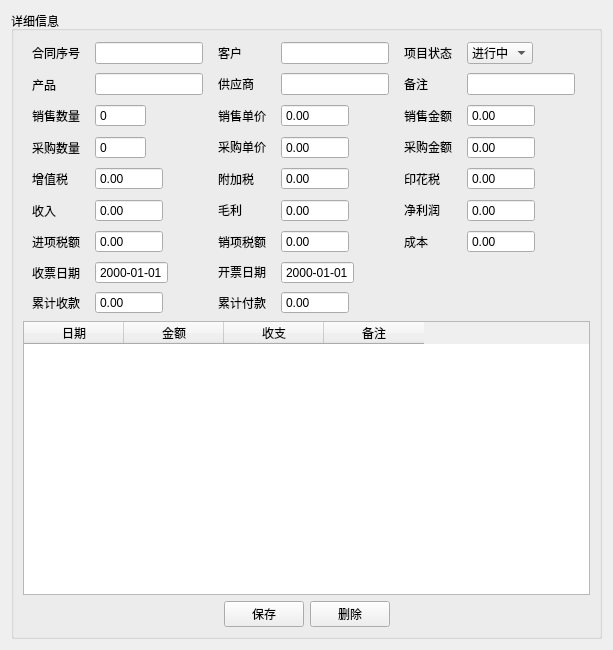
<?xml version="1.0" encoding="UTF-8"?>
<ui version="4.0">
 <class>Form</class>
 <widget class="QWidget" name="Form">
  <property name="geometry">
   <rect>
    <x>0</x>
    <y>0</y>
    <width>613</width>
    <height>650</height>
   </rect>
  </property>
  <property name="windowTitle">
   <string>Form</string>
  </property>
  <layout class="QVBoxLayout" name="verticalLayout_2">
   <item>
    <widget class="QGroupBox" name="groupBox">
     <property name="sizePolicy">
      <sizepolicy hsizetype="Expanding" vsizetype="Expanding">
       <horstretch>0</horstretch>
       <verstretch>0</verstretch>
      </sizepolicy>
     </property>
     <property name="title">
      <string>详细信息</string>
     </property>
     <layout class="QVBoxLayout" name="verticalLayout">
      <item>
       <layout class="QGridLayout" name="gridLayout">
        <item row="0" column="0">
         <widget class="QLabel" name="label">
          <property name="sizePolicy">
           <sizepolicy hsizetype="Fixed" vsizetype="Expanding">
            <horstretch>0</horstretch>
            <verstretch>0</verstretch>
           </sizepolicy>
          </property>
          <property name="text">
           <string>合同序号</string>
          </property>
         </widget>
        </item>
        <item row="0" column="1">
         <widget class="QLineEdit" name="lineEdit_2">
          <property name="sizePolicy">
           <sizepolicy hsizetype="Fixed" vsizetype="Fixed">
            <horstretch>0</horstretch>
            <verstretch>0</verstretch>
           </sizepolicy>
          </property>
         </widget>
        </item>
        <item row="0" column="2">
         <widget class="QLabel" name="label_3">
          <property name="sizePolicy">
           <sizepolicy hsizetype="Fixed" vsizetype="Fixed">
            <horstretch>0</horstretch>
            <verstretch>0</verstretch>
           </sizepolicy>
          </property>
          <property name="text">
           <string>客户</string>
          </property>
         </widget>
        </item>
        <item row="0" column="3">
         <widget class="QLineEdit" name="lineEdit_3">
          <property name="sizePolicy">
           <sizepolicy hsizetype="Fixed" vsizetype="Fixed">
            <horstretch>0</horstretch>
            <verstretch>0</verstretch>
           </sizepolicy>
          </property>
         </widget>
        </item>
        <item row="0" column="4">
         <widget class="QLabel" name="label_25">
          <property name="sizePolicy">
           <sizepolicy hsizetype="Fixed" vsizetype="Fixed">
            <horstretch>0</horstretch>
            <verstretch>0</verstretch>
           </sizepolicy>
          </property>
          <property name="text">
           <string>项目状态</string>
          </property>
         </widget>
        </item>
        <item row="0" column="5">
         <widget class="QComboBox" name="comboBox">
          <property name="sizePolicy">
           <sizepolicy hsizetype="Fixed" vsizetype="Fixed">
            <horstretch>0</horstretch>
            <verstretch>0</verstretch>
           </sizepolicy>
          </property>
          <property name="layoutDirection">
           <enum>Qt::LeftToRight</enum>
          </property>
          <property name="insertPolicy">
           <enum>QComboBox::InsertAtBottom</enum>
          </property>
          <item>
           <property name="text">
            <string>进行中</string>
           </property>
          </item>
          <item>
           <property name="text">
            <string>已结束</string>
           </property>
          </item>
         </widget>
        </item>
        <item row="1" column="0">
         <widget class="QLabel" name="label_2">
          <property name="sizePolicy">
           <sizepolicy hsizetype="Fixed" vsizetype="Expanding">
            <horstretch>0</horstretch>
            <verstretch>0</verstretch>
           </sizepolicy>
          </property>
          <property name="text">
           <string>产品</string>
          </property>
         </widget>
        </item>
        <item row="1" column="1">
         <widget class="QLineEdit" name="lineEdit">
          <property name="sizePolicy">
           <sizepolicy hsizetype="Fixed" vsizetype="Fixed">
            <horstretch>0</horstretch>
            <verstretch>0</verstretch>
           </sizepolicy>
          </property>
          <property name="inputMethodHints">
           <set>Qt::ImhNone</set>
          </property>
         </widget>
        </item>
        <item row="1" column="2">
         <widget class="QLabel" name="label_10">
          <property name="sizePolicy">
           <sizepolicy hsizetype="Fixed" vsizetype="Fixed">
            <horstretch>0</horstretch>
            <verstretch>0</verstretch>
           </sizepolicy>
          </property>
          <property name="text">
           <string>供应商</string>
          </property>
         </widget>
        </item>
        <item row="1" column="3">
         <widget class="QLineEdit" name="lineEdit_10">
          <property name="sizePolicy">
           <sizepolicy hsizetype="Fixed" vsizetype="Fixed">
            <horstretch>0</horstretch>
            <verstretch>0</verstretch>
           </sizepolicy>
          </property>
         </widget>
        </item>
        <item row="1" column="4">
         <widget class="QLabel" name="label_26">
          <property name="sizePolicy">
           <sizepolicy hsizetype="Fixed" vsizetype="Fixed">
            <horstretch>0</horstretch>
            <verstretch>0</verstretch>
           </sizepolicy>
          </property>
          <property name="text">
           <string>备注</string>
          </property>
         </widget>
        </item>
        <item row="1" column="5">
         <widget class="QLineEdit" name="lineEdit_4">
          <property name="sizePolicy">
           <sizepolicy hsizetype="Fixed" vsizetype="Fixed">
            <horstretch>0</horstretch>
            <verstretch>0</verstretch>
           </sizepolicy>
          </property>
          <property name="text">
           <string/>
          </property>
         </widget>
        </item>
        <item row="2" column="0">
         <widget class="QLabel" name="label_4">
          <property name="sizePolicy">
           <sizepolicy hsizetype="Fixed" vsizetype="Expanding">
            <horstretch>0</horstretch>
            <verstretch>0</verstretch>
           </sizepolicy>
          </property>
          <property name="text">
           <string>销售数量</string>
          </property>
         </widget>
        </item>
        <item row="2" column="1">
         <widget class="QSpinBox" name="spinBox">
          <property name="sizePolicy">
           <sizepolicy hsizetype="Fixed" vsizetype="Fixed">
            <horstretch>0</horstretch>
            <verstretch>0</verstretch>
           </sizepolicy>
          </property>
          <property name="styleSheet">
           <string notr="true"/>
          </property>
          <property name="inputMethodHints">
           <set>Qt::ImhDigitsOnly</set>
          </property>
          <property name="buttonSymbols">
           <enum>QAbstractSpinBox::NoButtons</enum>
          </property>
          <property name="maximum">
           <number>999999999</number>
          </property>
         </widget>
        </item>
        <item row="2" column="2">
         <widget class="QLabel" name="label_5">
          <property name="sizePolicy">
           <sizepolicy hsizetype="Fixed" vsizetype="Fixed">
            <horstretch>0</horstretch>
            <verstretch>0</verstretch>
           </sizepolicy>
          </property>
          <property name="text">
           <string>销售单价</string>
          </property>
         </widget>
        </item>
        <item row="2" column="3">
         <widget class="QDoubleSpinBox" name="doubleSpinBox_3">
          <property name="sizePolicy">
           <sizepolicy hsizetype="Fixed" vsizetype="Fixed">
            <horstretch>0</horstretch>
            <verstretch>0</verstretch>
           </sizepolicy>
          </property>
          <property name="styleSheet">
           <string notr="true"/>
          </property>
          <property name="alignment">
           <set>Qt::AlignLeading|Qt::AlignLeft|Qt::AlignVCenter</set>
          </property>
          <property name="buttonSymbols">
           <enum>QAbstractSpinBox::NoButtons</enum>
          </property>
          <property name="maximum">
           <double>99999999999999996863366107917975552.000000000000000</double>
          </property>
         </widget>
        </item>
        <item row="2" column="4">
         <widget class="QLabel" name="label_6">
          <property name="sizePolicy">
           <sizepolicy hsizetype="Fixed" vsizetype="Fixed">
            <horstretch>0</horstretch>
            <verstretch>0</verstretch>
           </sizepolicy>
          </property>
          <property name="text">
           <string>销售金额</string>
          </property>
         </widget>
        </item>
        <item row="2" column="5">
         <widget class="QDoubleSpinBox" name="doubleSpinBox">
          <property name="sizePolicy">
           <sizepolicy hsizetype="Fixed" vsizetype="Fixed">
            <horstretch>0</horstretch>
            <verstretch>0</verstretch>
           </sizepolicy>
          </property>
          <property name="styleSheet">
           <string notr="true"/>
          </property>
          <property name="readOnly">
           <bool>true</bool>
          </property>
          <property name="buttonSymbols">
           <enum>QAbstractSpinBox::NoButtons</enum>
          </property>
          <property name="maximum">
           <double>999999999999999929757289024535551219930759168.000000000000000</double>
          </property>
         </widget>
        </item>
        <item row="3" column="0">
         <widget class="QLabel" name="label_7">
          <property name="sizePolicy">
           <sizepolicy hsizetype="Fixed" vsizetype="Expanding">
            <horstretch>0</horstretch>
            <verstretch>0</verstretch>
           </sizepolicy>
          </property>
          <property name="text">
           <string>采购数量</string>
          </property>
         </widget>
        </item>
        <item row="3" column="1">
         <widget class="QSpinBox" name="spinBox_2">
          <property name="sizePolicy">
           <sizepolicy hsizetype="Fixed" vsizetype="Fixed">
            <horstretch>0</horstretch>
            <verstretch>0</verstretch>
           </sizepolicy>
          </property>
          <property name="styleSheet">
           <string notr="true"/>
          </property>
          <property name="buttonSymbols">
           <enum>QAbstractSpinBox::NoButtons</enum>
          </property>
          <property name="maximum">
           <number>999999999</number>
          </property>
         </widget>
        </item>
        <item row="3" column="2">
         <widget class="QLabel" name="label_8">
          <property name="sizePolicy">
           <sizepolicy hsizetype="Fixed" vsizetype="Fixed">
            <horstretch>0</horstretch>
            <verstretch>0</verstretch>
           </sizepolicy>
          </property>
          <property name="text">
           <string>采购单价</string>
          </property>
         </widget>
        </item>
        <item row="3" column="3">
         <widget class="QDoubleSpinBox" name="doubleSpinBox_2">
          <property name="sizePolicy">
           <sizepolicy hsizetype="Fixed" vsizetype="Fixed">
            <horstretch>0</horstretch>
            <verstretch>0</verstretch>
           </sizepolicy>
          </property>
          <property name="styleSheet">
           <string notr="true"/>
          </property>
          <property name="buttonSymbols">
           <enum>QAbstractSpinBox::NoButtons</enum>
          </property>
          <property name="maximum">
           <double>100000000000000003502199685943161173046080317798311825604870144.000000000000000</double>
          </property>
         </widget>
        </item>
        <item row="3" column="4">
         <widget class="QLabel" name="label_9">
          <property name="sizePolicy">
           <sizepolicy hsizetype="Fixed" vsizetype="Fixed">
            <horstretch>0</horstretch>
            <verstretch>0</verstretch>
           </sizepolicy>
          </property>
          <property name="text">
           <string>采购金额</string>
          </property>
         </widget>
        </item>
        <item row="3" column="5">
         <widget class="QDoubleSpinBox" name="doubleSpinBox_4">
          <property name="sizePolicy">
           <sizepolicy hsizetype="Fixed" vsizetype="Fixed">
            <horstretch>0</horstretch>
            <verstretch>0</verstretch>
           </sizepolicy>
          </property>
          <property name="styleSheet">
           <string notr="true"/>
          </property>
          <property name="readOnly">
           <bool>true</bool>
          </property>
          <property name="buttonSymbols">
           <enum>QAbstractSpinBox::NoButtons</enum>
          </property>
          <property name="maximum">
           <double>9999999999999999538762658202121142272.000000000000000</double>
          </property>
         </widget>
        </item>
        <item row="4" column="0">
         <widget class="QLabel" name="label_19">
          <property name="sizePolicy">
           <sizepolicy hsizetype="Fixed" vsizetype="Expanding">
            <horstretch>0</horstretch>
            <verstretch>0</verstretch>
           </sizepolicy>
          </property>
          <property name="text">
           <string>增值税</string>
          </property>
         </widget>
        </item>
        <item row="4" column="1">
         <widget class="QDoubleSpinBox" name="doubleSpinBox_9">
          <property name="sizePolicy">
           <sizepolicy hsizetype="Fixed" vsizetype="Fixed">
            <horstretch>0</horstretch>
            <verstretch>0</verstretch>
           </sizepolicy>
          </property>
          <property name="styleSheet">
           <string notr="true"/>
          </property>
          <property name="readOnly">
           <bool>true</bool>
          </property>
          <property name="buttonSymbols">
           <enum>QAbstractSpinBox::NoButtons</enum>
          </property>
          <property name="maximum">
           <double>100000000000000003502199685943161173046080317798311825604870144.000000000000000</double>
          </property>
         </widget>
        </item>
        <item row="4" column="2">
         <widget class="QLabel" name="label_18">
          <property name="sizePolicy">
           <sizepolicy hsizetype="Fixed" vsizetype="Preferred">
            <horstretch>0</horstretch>
            <verstretch>0</verstretch>
           </sizepolicy>
          </property>
          <property name="text">
           <string>附加税</string>
          </property>
         </widget>
        </item>
        <item row="4" column="3">
         <widget class="QDoubleSpinBox" name="doubleSpinBox_8">
          <property name="sizePolicy">
           <sizepolicy hsizetype="Fixed" vsizetype="Fixed">
            <horstretch>0</horstretch>
            <verstretch>0</verstretch>
           </sizepolicy>
          </property>
          <property name="styleSheet">
           <string notr="true"/>
          </property>
          <property name="readOnly">
           <bool>true</bool>
          </property>
          <property name="buttonSymbols">
           <enum>QAbstractSpinBox::NoButtons</enum>
          </property>
          <property name="maximum">
           <double>100000000000000003502199685943161173046080317798311825604870144.000000000000000</double>
          </property>
         </widget>
        </item>
        <item row="4" column="4">
         <widget class="QLabel" name="label_17">
          <property name="sizePolicy">
           <sizepolicy hsizetype="Fixed" vsizetype="Fixed">
            <horstretch>0</horstretch>
            <verstretch>0</verstretch>
           </sizepolicy>
          </property>
          <property name="text">
           <string>印花税  </string>
          </property>
         </widget>
        </item>
        <item row="4" column="5">
         <widget class="QDoubleSpinBox" name="doubleSpinBox_10">
          <property name="sizePolicy">
           <sizepolicy hsizetype="Fixed" vsizetype="Fixed">
            <horstretch>0</horstretch>
            <verstretch>0</verstretch>
           </sizepolicy>
          </property>
          <property name="styleSheet">
           <string notr="true"/>
          </property>
          <property name="readOnly">
           <bool>true</bool>
          </property>
          <property name="buttonSymbols">
           <enum>QAbstractSpinBox::NoButtons</enum>
          </property>
          <property name="maximum">
           <double>100000000000000003502199685943161173046080317798311825604870144.000000000000000</double>
          </property>
         </widget>
        </item>
        <item row="5" column="0">
         <widget class="QLabel" name="label_16">
          <property name="sizePolicy">
           <sizepolicy hsizetype="Fixed" vsizetype="Expanding">
            <horstretch>0</horstretch>
            <verstretch>0</verstretch>
           </sizepolicy>
          </property>
          <property name="text">
           <string>收入</string>
          </property>
         </widget>
        </item>
        <item row="5" column="1">
         <widget class="QDoubleSpinBox" name="doubleSpinBox_7">
          <property name="sizePolicy">
           <sizepolicy hsizetype="Fixed" vsizetype="Fixed">
            <horstretch>0</horstretch>
            <verstretch>0</verstretch>
           </sizepolicy>
          </property>
          <property name="styleSheet">
           <string notr="true"/>
          </property>
          <property name="readOnly">
           <bool>true</bool>
          </property>
          <property name="buttonSymbols">
           <enum>QAbstractSpinBox::NoButtons</enum>
          </property>
          <property name="maximum">
           <double>100000000000000003502199685943161173046080317798311825604870144.000000000000000</double>
          </property>
         </widget>
        </item>
        <item row="5" column="2">
         <widget class="QLabel" name="label_21">
          <property name="sizePolicy">
           <sizepolicy hsizetype="Fixed" vsizetype="Fixed">
            <horstretch>0</horstretch>
            <verstretch>0</verstretch>
           </sizepolicy>
          </property>
          <property name="text">
           <string>毛利</string>
          </property>
         </widget>
        </item>
        <item row="5" column="3">
         <widget class="QDoubleSpinBox" name="doubleSpinBox_12">
          <property name="sizePolicy">
           <sizepolicy hsizetype="Fixed" vsizetype="Fixed">
            <horstretch>0</horstretch>
            <verstretch>0</verstretch>
           </sizepolicy>
          </property>
          <property name="styleSheet">
           <string notr="true"/>
          </property>
          <property name="readOnly">
           <bool>true</bool>
          </property>
          <property name="buttonSymbols">
           <enum>QAbstractSpinBox::NoButtons</enum>
          </property>
          <property name="maximum">
           <double>100000000000000003502199685943161173046080317798311825604870144.000000000000000</double>
          </property>
         </widget>
        </item>
        <item row="5" column="4">
         <widget class="QLabel" name="label_20">
          <property name="sizePolicy">
           <sizepolicy hsizetype="Fixed" vsizetype="Fixed">
            <horstretch>0</horstretch>
            <verstretch>0</verstretch>
           </sizepolicy>
          </property>
          <property name="text">
           <string>净利润  </string>
          </property>
         </widget>
        </item>
        <item row="5" column="5">
         <widget class="QDoubleSpinBox" name="doubleSpinBox_11">
          <property name="sizePolicy">
           <sizepolicy hsizetype="Fixed" vsizetype="Fixed">
            <horstretch>0</horstretch>
            <verstretch>0</verstretch>
           </sizepolicy>
          </property>
          <property name="styleSheet">
           <string notr="true"/>
          </property>
          <property name="readOnly">
           <bool>true</bool>
          </property>
          <property name="buttonSymbols">
           <enum>QAbstractSpinBox::NoButtons</enum>
          </property>
          <property name="maximum">
           <double>100000000000000003502199685943161173046080317798311825604870144.000000000000000</double>
          </property>
         </widget>
        </item>
        <item row="6" column="0">
         <widget class="QLabel" name="label_14">
          <property name="sizePolicy">
           <sizepolicy hsizetype="Fixed" vsizetype="Expanding">
            <horstretch>0</horstretch>
            <verstretch>0</verstretch>
           </sizepolicy>
          </property>
          <property name="text">
           <string>进项税额</string>
          </property>
         </widget>
        </item>
        <item row="6" column="1">
         <widget class="QDoubleSpinBox" name="doubleSpinBox_5">
          <property name="sizePolicy">
           <sizepolicy hsizetype="Fixed" vsizetype="Fixed">
            <horstretch>0</horstretch>
            <verstretch>0</verstretch>
           </sizepolicy>
          </property>
          <property name="styleSheet">
           <string notr="true"/>
          </property>
          <property name="readOnly">
           <bool>true</bool>
          </property>
          <property name="buttonSymbols">
           <enum>QAbstractSpinBox::NoButtons</enum>
          </property>
          <property name="maximum">
           <double>100000000000000003502199685943161173046080317798311825604870144.000000000000000</double>
          </property>
         </widget>
        </item>
        <item row="6" column="2">
         <widget class="QLabel" name="label_15">
          <property name="sizePolicy">
           <sizepolicy hsizetype="Fixed" vsizetype="Fixed">
            <horstretch>0</horstretch>
            <verstretch>0</verstretch>
           </sizepolicy>
          </property>
          <property name="text">
           <string>销项税额</string>
          </property>
         </widget>
        </item>
        <item row="6" column="3">
         <widget class="QDoubleSpinBox" name="doubleSpinBox_6">
          <property name="sizePolicy">
           <sizepolicy hsizetype="Fixed" vsizetype="Fixed">
            <horstretch>0</horstretch>
            <verstretch>0</verstretch>
           </sizepolicy>
          </property>
          <property name="styleSheet">
           <string notr="true"/>
          </property>
          <property name="readOnly">
           <bool>true</bool>
          </property>
          <property name="buttonSymbols">
           <enum>QAbstractSpinBox::NoButtons</enum>
          </property>
          <property name="maximum">
           <double>100000000000000003502199685943161173046080317798311825604870144.000000000000000</double>
          </property>
         </widget>
        </item>
        <item row="6" column="4">
         <widget class="QLabel" name="label_22">
          <property name="sizePolicy">
           <sizepolicy hsizetype="Fixed" vsizetype="Fixed">
            <horstretch>0</horstretch>
            <verstretch>0</verstretch>
           </sizepolicy>
          </property>
          <property name="text">
           <string>成本</string>
          </property>
         </widget>
        </item>
        <item row="6" column="5">
         <widget class="QDoubleSpinBox" name="doubleSpinBox_15">
          <property name="sizePolicy">
           <sizepolicy hsizetype="Fixed" vsizetype="Fixed">
            <horstretch>0</horstretch>
            <verstretch>0</verstretch>
           </sizepolicy>
          </property>
          <property name="styleSheet">
           <string notr="true"/>
          </property>
          <property name="readOnly">
           <bool>true</bool>
          </property>
          <property name="buttonSymbols">
           <enum>QAbstractSpinBox::NoButtons</enum>
          </property>
          <property name="maximum">
           <double>100000000000000003502199685943161173046080317798311825604870144.000000000000000</double>
          </property>
         </widget>
        </item>
        <item row="7" column="0">
         <widget class="QLabel" name="label_23">
          <property name="sizePolicy">
           <sizepolicy hsizetype="Fixed" vsizetype="Preferred">
            <horstretch>0</horstretch>
            <verstretch>0</verstretch>
           </sizepolicy>
          </property>
          <property name="text">
           <string>收票日期</string>
          </property>
         </widget>
        </item>
        <item row="7" column="1">
         <widget class="QDateEdit" name="dateEdit">
          <property name="sizePolicy">
           <sizepolicy hsizetype="Fixed" vsizetype="Fixed">
            <horstretch>0</horstretch>
            <verstretch>0</verstretch>
           </sizepolicy>
          </property>
          <property name="styleSheet">
           <string notr="true"/>
          </property>
          <property name="buttonSymbols">
           <enum>QAbstractSpinBox::NoButtons</enum>
          </property>
          <property name="currentSection">
           <enum>QDateTimeEdit::YearSection</enum>
          </property>
          <property name="displayFormat">
           <string>yyyy-MM-dd</string>
          </property>
         </widget>
        </item>
        <item row="7" column="2">
         <widget class="QLabel" name="label_24">
          <property name="sizePolicy">
           <sizepolicy hsizetype="Fixed" vsizetype="Fixed">
            <horstretch>0</horstretch>
            <verstretch>0</verstretch>
           </sizepolicy>
          </property>
          <property name="text">
           <string>开票日期</string>
          </property>
         </widget>
        </item>
        <item row="7" column="3">
         <widget class="QDateEdit" name="dateEdit_2">
          <property name="sizePolicy">
           <sizepolicy hsizetype="Fixed" vsizetype="Fixed">
            <horstretch>0</horstretch>
            <verstretch>0</verstretch>
           </sizepolicy>
          </property>
          <property name="styleSheet">
           <string notr="true"/>
          </property>
          <property name="buttonSymbols">
           <enum>QAbstractSpinBox::NoButtons</enum>
          </property>
          <property name="displayFormat">
           <string>yyyy-MM-dd</string>
          </property>
         </widget>
        </item>
        <item row="8" column="0">
         <widget class="QLabel" name="label_33">
          <property name="sizePolicy">
           <sizepolicy hsizetype="Fixed" vsizetype="Expanding">
            <horstretch>0</horstretch>
            <verstretch>0</verstretch>
           </sizepolicy>
          </property>
          <property name="text">
           <string>累计收款</string>
          </property>
         </widget>
        </item>
        <item row="8" column="1">
         <widget class="QDoubleSpinBox" name="doubleSpinBox_13">
          <property name="sizePolicy">
           <sizepolicy hsizetype="Fixed" vsizetype="Fixed">
            <horstretch>0</horstretch>
            <verstretch>0</verstretch>
           </sizepolicy>
          </property>
          <property name="styleSheet">
           <string notr="true"/>
          </property>
          <property name="readOnly">
           <bool>true</bool>
          </property>
          <property name="buttonSymbols">
           <enum>QAbstractSpinBox::NoButtons</enum>
          </property>
          <property name="maximum">
           <double>100000000000000003502199685943161173046080317798311825604870144.000000000000000</double>
          </property>
         </widget>
        </item>
        <item row="8" column="2">
         <widget class="QLabel" name="label_34">
          <property name="sizePolicy">
           <sizepolicy hsizetype="Fixed" vsizetype="Expanding">
            <horstretch>0</horstretch>
            <verstretch>0</verstretch>
           </sizepolicy>
          </property>
          <property name="text">
           <string>累计付款</string>
          </property>
         </widget>
        </item>
        <item row="8" column="3">
         <widget class="QDoubleSpinBox" name="doubleSpinBox_14">
          <property name="sizePolicy">
           <sizepolicy hsizetype="Fixed" vsizetype="Fixed">
            <horstretch>0</horstretch>
            <verstretch>0</verstretch>
           </sizepolicy>
          </property>
          <property name="styleSheet">
           <string notr="true"/>
          </property>
          <property name="readOnly">
           <bool>true</bool>
          </property>
          <property name="buttonSymbols">
           <enum>QAbstractSpinBox::NoButtons</enum>
          </property>
          <property name="maximum">
           <double>100000000000000003502199685943161173046080317798311825604870144.000000000000000</double>
          </property>
         </widget>
        </item>
       </layout>
      </item>
      <item>
       <widget class="QTableWidget" name="tableWidget">
        <property name="contextMenuPolicy">
         <enum>Qt::CustomContextMenu</enum>
        </property>
        <attribute name="horizontalHeaderVisible">
         <bool>true</bool>
        </attribute>
        <attribute name="horizontalHeaderHighlightSections">
         <bool>true</bool>
        </attribute>
        <attribute name="verticalHeaderVisible">
         <bool>false</bool>
        </attribute>
        <column>
         <property name="text">
          <string>日期</string>
         </property>
        </column>
        <column>
         <property name="text">
          <string>金额</string>
         </property>
        </column>
        <column>
         <property name="text">
          <string>收支</string>
         </property>
        </column>
        <column>
         <property name="text">
          <string>备注</string>
         </property>
        </column>
       </widget>
      </item>
      <item>
       <layout class="QHBoxLayout" name="horizontalLayout_9">
        <item>
         <widget class="QLabel" name="label_28">
          <property name="sizePolicy">
           <sizepolicy hsizetype="Expanding" vsizetype="Preferred">
            <horstretch>0</horstretch>
            <verstretch>0</verstretch>
           </sizepolicy>
          </property>
          <property name="text">
           <string/>
          </property>
         </widget>
        </item>
        <item>
         <widget class="QPushButton" name="pushButton">
          <property name="sizePolicy">
           <sizepolicy hsizetype="Fixed" vsizetype="Fixed">
            <horstretch>0</horstretch>
            <verstretch>0</verstretch>
           </sizepolicy>
          </property>
          <property name="text">
           <string>保存</string>
          </property>
         </widget>
        </item>
        <item>
         <widget class="QPushButton" name="pushButton_2">
          <property name="sizePolicy">
           <sizepolicy hsizetype="Fixed" vsizetype="Fixed">
            <horstretch>0</horstretch>
            <verstretch>0</verstretch>
           </sizepolicy>
          </property>
          <property name="text">
           <string>删除</string>
          </property>
         </widget>
        </item>
        <item>
         <widget class="QLabel" name="label_32">
          <property name="sizePolicy">
           <sizepolicy hsizetype="Expanding" vsizetype="Preferred">
            <horstretch>0</horstretch>
            <verstretch>0</verstretch>
           </sizepolicy>
          </property>
          <property name="text">
           <string/>
          </property>
         </widget>
        </item>
       </layout>
      </item>
     </layout>
    </widget>
   </item>
  </layout>
 </widget>
 <resources/>
 <connections/>
</ui>
